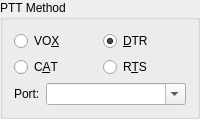
            <widget class="QGroupBox" name="PTT_method_group_box">
             <property name="sizePolicy">
              <sizepolicy hsizetype="Expanding" vsizetype="Preferred">
               <horstretch>0</horstretch>
               <verstretch>0</verstretch>
              </sizepolicy>
             </property>
             <property name="toolTip">
              <string>How this program activates the PTT on your radio?</string>
             </property>
             <property name="title">
              <string>PTT Method</string>
             </property>
             <layout class="QGridLayout" name="gridLayout_2">
              <item row="0" column="0">
               <widget class="QRadioButton" name="PTT_VOX_radio_button">
                <property name="toolTip">
                 <string>&lt;html&gt;&lt;head/&gt;&lt;body&gt;&lt;p&gt;No PTT activation, instead the radio's automatic VOX is used to key the transmitter.&lt;/p&gt;&lt;p&gt;Use this if you have no radio interface hardware.&lt;/p&gt;&lt;/body&gt;&lt;/html&gt;</string>
                </property>
                <property name="text">
                 <string>VO&amp;X</string>
                </property>
                <attribute name="buttonGroup">
                 <string notr="true">PTT_method_button_group</string>
                </attribute>
               </widget>
              </item>
              <item row="0" column="1">
               <widget class="QRadioButton" name="PTT_DTR_radio_button">
                <property name="toolTip">
                 <string>&lt;html&gt;&lt;head/&gt;&lt;body&gt;&lt;p&gt;Use the RS-232 DTR control line to toggle your radio's PTT, requires hardware to interface the line.&lt;/p&gt;&lt;p&gt;Some commercial interface units also use this method.&lt;/p&gt;&lt;p&gt;The DTR control line of the CAT serial port may be used for this or a DTR control line on a different serial port may be used.&lt;/p&gt;&lt;/body&gt;&lt;/html&gt;</string>
                </property>
                <property name="text">
                 <string>&amp;DTR</string>
                </property>
                <property name="checked">
                 <bool>true</bool>
                </property>
                <attribute name="buttonGroup">
                 <string notr="true">PTT_method_button_group</string>
                </attribute>
               </widget>
              </item>
              <item row="1" column="0">
               <widget class="QRadioButton" name="PTT_CAT_radio_button">
                <property name="toolTip">
                 <string>Some radios support PTT via CAT commands,
use this option if your radio supports it and you have no
other hardware interface for PTT.</string>
                </property>
                <property name="text">
                 <string>C&amp;AT</string>
                </property>
                <attribute name="buttonGroup">
                 <string notr="true">PTT_method_button_group</string>
                </attribute>
               </widget>
              </item>
              <item row="1" column="1">
               <widget class="QRadioButton" name="PTT_RTS_radio_button">
                <property name="toolTip">
                 <string>&lt;html&gt;&lt;head/&gt;&lt;body&gt;&lt;p&gt;Use the RS-232 RTS control line to toggle your radio's PTT, requires hardware to interface the line.&lt;/p&gt;&lt;p&gt;Some commercial interface units also use this method.&lt;/p&gt;&lt;p&gt;The RTS control line of the CAT serial port may be used for this or a RTS control line on a different serial port may be used. Note that this option is not available on the CAT serial port when hardware flow control is used.&lt;/p&gt;&lt;/body&gt;&lt;/html&gt;</string>
                </property>
                <property name="text">
                 <string>R&amp;TS</string>
                </property>
                <attribute name="buttonGroup">
                 <string notr="true">PTT_method_button_group</string>
                </attribute>
               </widget>
              </item>
              <item row="2" column="0" rowspan="2" colspan="2">
               <layout class="QFormLayout" name="formLayout_4">
                <property name="fieldGrowthPolicy">
                 <enum>QFormLayout::ExpandingFieldsGrow</enum>
                </property>
                <item row="0" column="0">
                 <widget class="QLabel" name="PTT_port_label">
                  <property name="text">
                   <string>Port:</string>
                  </property>
                  <property name="buddy">
                   <cstring>PTT_port_combo_box</cstring>
                  </property>
                 </widget>
                </item>
                <item row="0" column="1">
                 <widget class="QComboBox" name="PTT_port_combo_box">
                  <property name="sizePolicy">
                   <sizepolicy hsizetype="MinimumExpanding" vsizetype="Fixed">
                    <horstretch>1</horstretch>
                    <verstretch>0</verstretch>
                   </sizepolicy>
                  </property>
                  <property name="toolTip">
                   <string>&lt;html&gt;&lt;head/&gt;&lt;body&gt;&lt;p&gt;Select the RS-232 serial port utilised for PTT control, this option is available when DTR or RTS is selected above as a transmit method.&lt;/p&gt;&lt;p&gt;This port can be the same one as the one used for CAT control.&lt;/p&gt;&lt;p&gt;For some interface types the special value CAT may be chosen, this is used for non-serial CAT interfaces that can control serial port control lines remotely (OmniRig for example).&lt;/p&gt;&lt;/body&gt;&lt;/html&gt;</string>
                  </property>
                  <property name="editable">
                   <bool>true</bool>
                  </property>
                  <property name="currentText">
                   <string/>
                  </property>
                  <property name="currentIndex">
                   <number>-1</number>
                  </property>
                  <property name="insertPolicy">
                   <enum>QComboBox::NoInsert</enum>
                  </property>
                 </widget>
                </item>
               </layout>
              </item>
             </layout>
            </widget>
